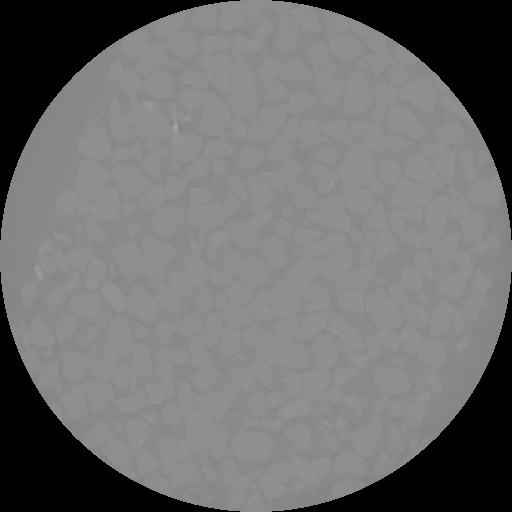
#> input picture data/train/images/CT001.png, 512 x 512 px; its folder holds only this picture in this run
$ python edit_images.py
#> lines starting #> are read from the running program, lines starting #| are printed output that depends on the picture; after the words box and inside, x2 and y2 are one past the last pixel; in counts of white or black regions, pixels touching at a corner belong together
import os
from pathlib import Path
import cv2
import numpy as np

in_dir  = Path("data/train/images")
out_dir = Path("data/train/images_enhanced")
out_dir.mkdir(parents=True, exist_ok=True)

# ===== 調整量 =====
CLAHE_CLIP        = 4.0   # コントラスト増強の強さ（大きいほど強調）
SHADOW_THRESHOLD  = 90    # 0〜255。暗い領域の判定値
SHADOW_DARKENING  = 0.4   # 0.0〜1.0。暗い領域をどれだけ暗くするか

clahe = cv2.createCLAHE(clipLimit=CLAHE_CLIP, tileGridSize=(8, 8))

for img_file in in_dir.glob("*.[pj][pn]g"):
    img = cv2.imread(str(img_file), cv2.IMREAD_GRAYSCALE)
#> img is the input picture: shape (512, 512); min 0, max 166, mean 110.1
    if img is None:
        continue

    # 1) コントラスト（局所ヒストグラム補正）
    img = clahe.apply(img)

    # 2) シャドー -100 相当
    mask    = img < SHADOW_THRESHOLD     # True: シャドー領域
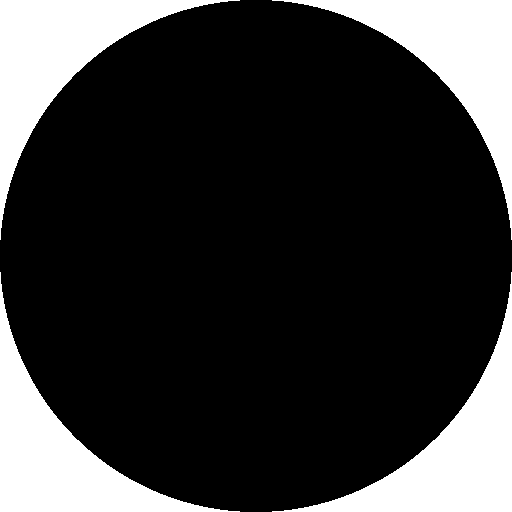
#> mask: shape (512, 512) bool; 21.5% white; 4 white regions, box (x1, y1, x2, y2) and area: (0, 0, 240, 240) 14063, (272, 0, 512, 240) 14063, (0, 272, 240, 512) 14063, (272, 272, 512, 512) 14063
    darker  = img.copy()
    darker[mask] = (darker[mask] * SHADOW_DARKENING).astype(np.uint8)

    cv2.imwrite(str(out_dir / img_file.name), darker)

print("✅ 完了 →", out_dir)
